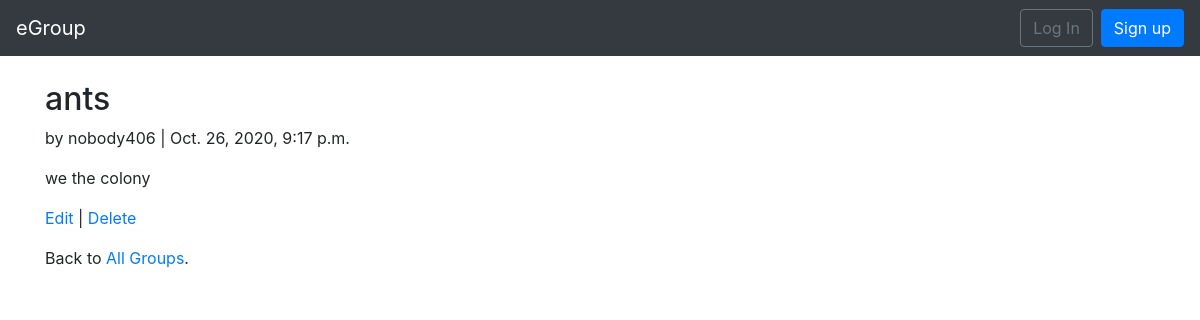
The page /allgroups/3/ on the database its author committed.
### allgroups/models.py (models this page shows, shortened)
class Allgroups(models.Model):
    title = models.CharField(max_length=255)
    body = models.TextField()
    date = models.DateTimeField(auto_now_add=True)
    author = models.ForeignKey(
        get_user_model(),
        on_delete=models.CASCADE,
        )

### users/models.py (models this page shows)
class CustomUser(AbstractUser):
    age = models.PositiveIntegerField(null=True, blank=True)

### allgroups/views.py (the view)
# urls.py: path('<int:pk>/', AllgroupsDetailView.as_view(), name='allgroups_detail'),
class AllgroupsDetailView(DetailView):
    model = Allgroups
    template_name = 'allgroups_detail.html'

### templates/allgroups_detail.html
{% extends 'base.html' %}
{% block content %}
<div class ="allgroups-entry">
<h2>{{ object.title }}</h2>
<p>by {{ object.author }} | {{ object.date}}</p>
<p>{{ object.body }}</p>
</div>
<p><a href="{% url 'allgroups_edit' allgroups.pk %}">Edit</a> |
<a href="{% url 'allgroups_delete' allgroups.pk %}">Delete</a></p>
<p>Back to <a href="{% url 'allgroups_list' %}">All Groups</a>.</p>
{% endblock content %}

### rows shown on the page
Allgroups: title "ants", author "nobody406", date "Oct. 26, 2020, 9:17 p.m.", body "we the colony"
